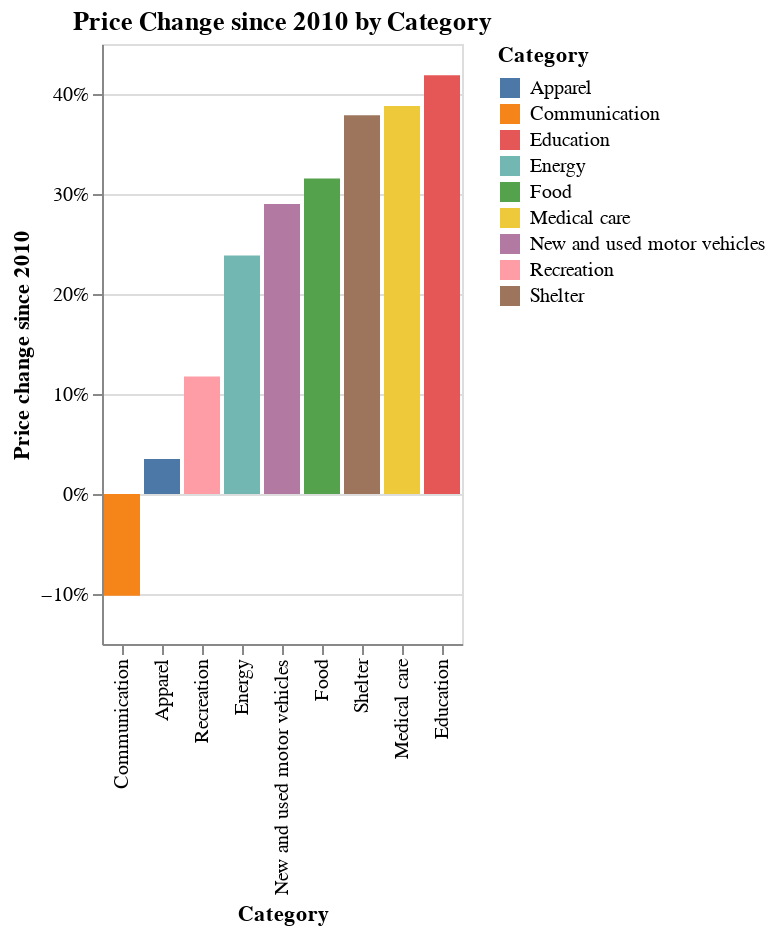

The notebook cell this image was saved under:
### Markdown cell above
One last tweek to better fit our task is to sort the bars by the change since 2010.

### Code cell
# If all that matters is the final value, let's graph as a bar chart to make it easier to read.
# Fifth chart - show normalized data as a bar chart.
alt.Chart(df[['date','change','Category']][df['date'] >= '12/1/2021'],title='Price Change since 2010 by Category').mark_bar().encode(
    x = alt.X('Category', sort='y'),
    y = alt.Y('change', title='Price change since 2010', axis=alt.Axis(format='%')),
    color = 'Category'
)

### Figure 1 — Vega-Lite specification as saved in the notebook (floating-point values rounded to 4 significant figures)
{"config": {"view": {"continuousWidth": 400, "continuousHeight": 300}}, "data": {"name": "data-e8c5972908cba263359c852b1d7d0460"}, "mark": "bar", "encoding": {"color": {"field": "Category", "type": "nominal"}, "x": {"field": "Category", "sort": "y", "type": "nominal"}, "y": {"axis": {"format": "%"}, "field": "change", "title": "Price change since 2010", "type": "quantitative"}}, "title": "Price Change since 2010 by Category", "$schema": "https://vega.github.io/schema/vega-lite/v4.17.0.json", "datasets": {"data-e8c5972908cba263359c852b1d7d0460": [{"date": "2021-12-01T00:00:00", "change": 0.3156, "Category": "Food"}, {"date": "2021-12-01T00:00:00", "change": 0.3787, "Category": "Shelter"}, {"date": "2021-12-01T00:00:00", "change": 0.03508, "Category": "Apparel"}, {"date": "2021-12-01T00:00:00", "change": 0.3881, "Category": "Medical care"}, {"date": "2021-12-01T00:00:00", "change": 0.4188, "Category": "Education"}, {"date": "2021-12-01T00:00:00", "change": 0.2901, "Category": "New and used motor vehicles"}, {"date": "2021-12-01T00:00:00", "change": 0.2385, "Category": "Energy"}, {"date": "2021-12-01T00:00:00", "change": 0.1175, "Category": "Recreation"}, {"date": "2021-12-01T00:00:00", "change": -0.1017, "Category": "Communication"}]}}
